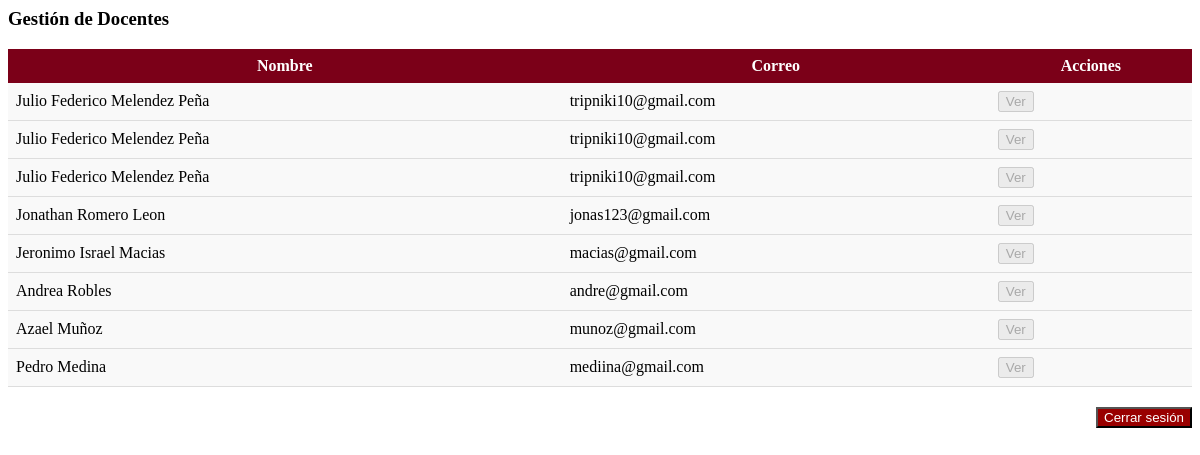
The page /docentes/ on the database as committed earlier.
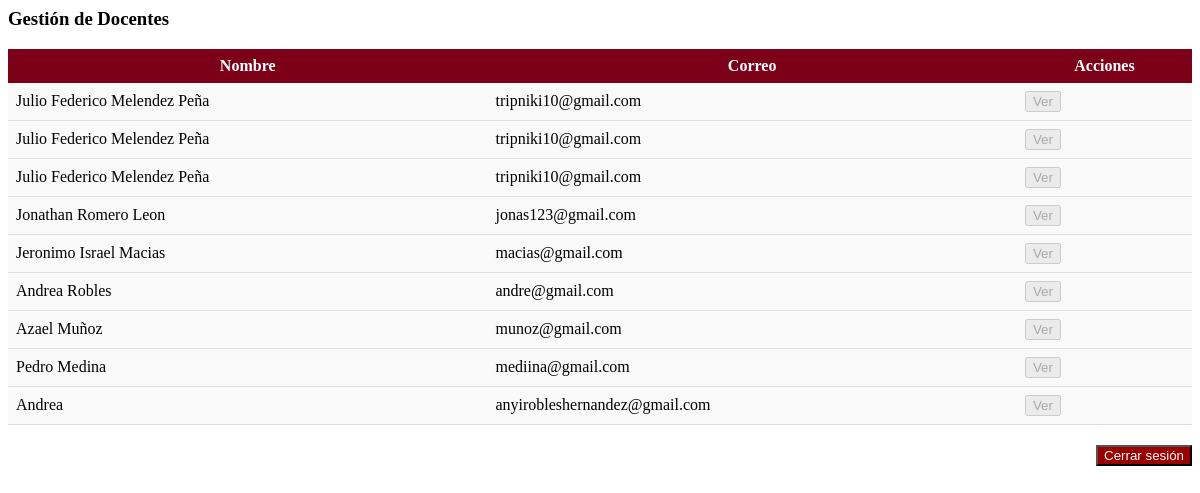
The same page on the database as committed later.
### generales/models.py (models this page shows, shortened)
class Docente(models.Model):
    nombre = models.CharField(max_length=100)
    correo = models.EmailField(default="correo@default.com")

### generales/views.py (the view)
# urls.py: path("docentes/", views.docentes_view, name="docentes"),
def docentes_view(request):
    docentes_list = Docente.objects.all()
    rol = request.session.get("rol", "usuario")
    return render(request, "menu/docentes.html", {
        "docentes_list": docentes_list,
        "rol": rol
    })

### generales/templates/menu/docentes.html (shortened to what this page needs)
<div class="card">
  <h3>Gestión de Docentes</h3>
  <table class="table" style="margin-top:12px; width:100%; border-collapse:collapse;">
    <thead>
      <tr style="background:#7b0018; color:white;">
        <th style="padding:8px;">Nombre</th>
        <th style="padding:8px;">Correo</th>
        <th style="padding:8px;">Acciones</th>
      </tr>
    </thead>
    <tbody>
      {% for d in docentes_list %}
        <tr style="background:#f9f9f9; border-bottom:1px solid #ddd;">
          <td style="padding:8px;">{{ d.nombre }}</td>
          <td style="padding:8px;">{{ d.correo }}</td>
          <td style="padding:8px;">
            <button disabled>Ver</button>
          </td>
        </tr>
      {% empty %}
        <tr>
          <td colspan="3" style="text-align:center; padding:12px;">No hay docentes registrados.</td>
        </tr>
      {% endfor %}
    </tbody>
  </table>
  <div style="margin-top:20px; text-align:right;">
    <button onclick="cerrarSesion()" style="background:#900; color:white;">Cerrar sesión</button>
  </div>
</div>

Rows that differ between the two databases and show on the page:
added Docente: nombre "Andrea", correo "anyirobleshernandez@gmail.com"
